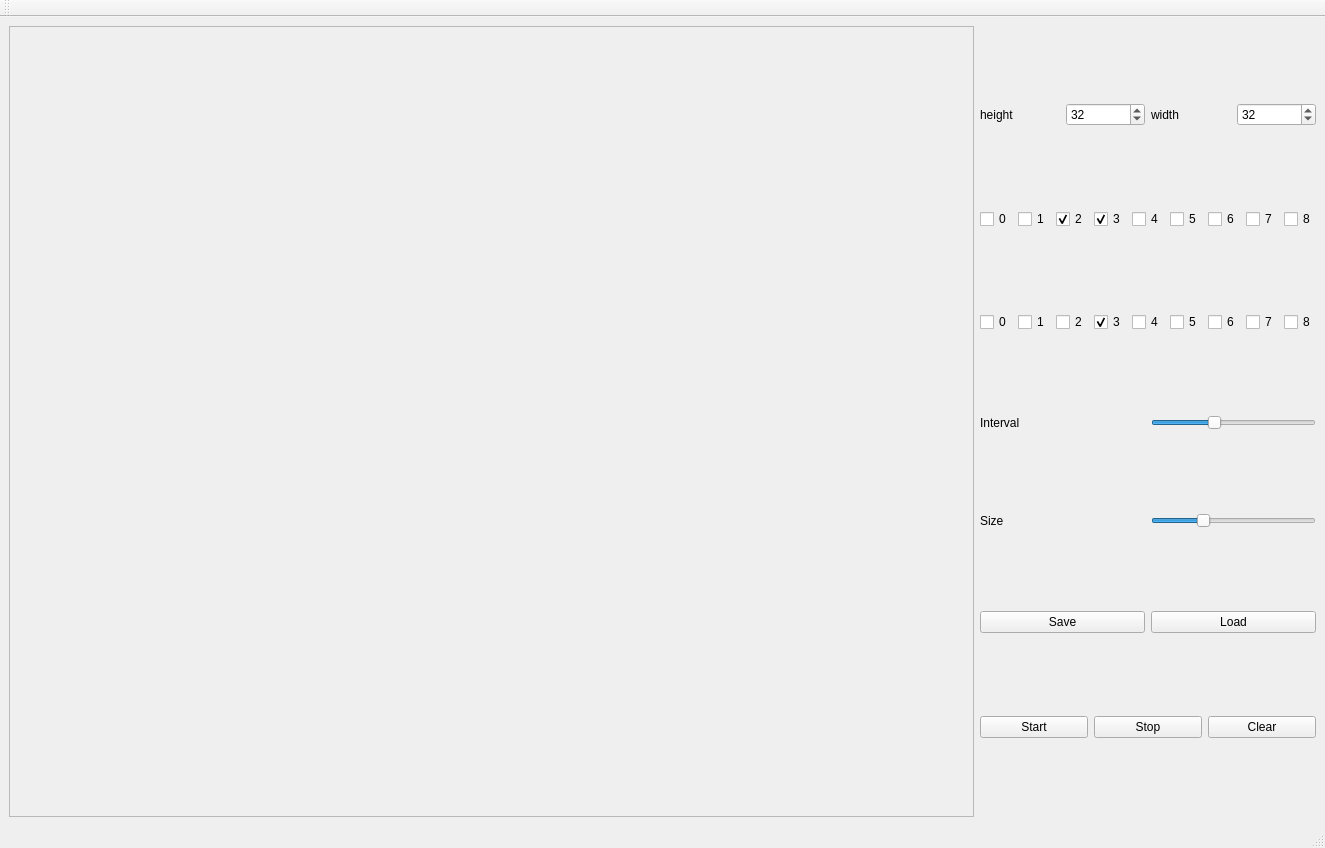
<?xml version="1.0" encoding="UTF-8"?>
<ui version="4.0">
 <class>MainWindow</class>
 <widget class="QMainWindow" name="MainWindow">
  <property name="geometry">
   <rect>
    <x>0</x>
    <y>0</y>
    <width>1325</width>
    <height>848</height>
   </rect>
  </property>
  <property name="sizePolicy">
   <sizepolicy hsizetype="Expanding" vsizetype="Expanding">
    <horstretch>0</horstretch>
    <verstretch>0</verstretch>
   </sizepolicy>
  </property>
  <property name="windowTitle">
   <string>MainWindow</string>
  </property>
  <widget class="QWidget" name="centralwidget">
   <property name="sizePolicy">
    <sizepolicy hsizetype="Maximum" vsizetype="Maximum">
     <horstretch>0</horstretch>
     <verstretch>0</verstretch>
    </sizepolicy>
   </property>
   <layout class="QVBoxLayout" name="verticalLayout_2">
    <item>
     <layout class="QHBoxLayout" name="main_layout" stretch="0,0">
      <item>
       <widget class="QScrollArea" name="scrollArea">
        <property name="verticalScrollBarPolicy">
         <enum>Qt::ScrollBarAlwaysOff</enum>
        </property>
        <property name="horizontalScrollBarPolicy">
         <enum>Qt::ScrollBarAlwaysOff</enum>
        </property>
        <property name="sizeAdjustPolicy">
         <enum>QAbstractScrollArea::AdjustToContents</enum>
        </property>
        <property name="widgetResizable">
         <bool>true</bool>
        </property>
        <property name="alignment">
         <set>Qt::AlignCenter</set>
        </property>
        <widget class="QWidget" name="scrollAreaWidgetContents">
         <property name="geometry">
          <rect>
           <x>0</x>
           <y>0</y>
           <width>939</width>
           <height>782</height>
          </rect>
         </property>
         <property name="minimumSize">
          <size>
           <width>925</width>
           <height>768</height>
          </size>
         </property>
        </widget>
       </widget>
      </item>
      <item>
       <layout class="QVBoxLayout" name="settings_layout">
        <item>
         <layout class="QHBoxLayout" name="field_size_layout">
          <item>
           <widget class="QLabel" name="label">
            <property name="text">
             <string>height</string>
            </property>
           </widget>
          </item>
          <item>
           <widget class="QSpinBox" name="height_spin">
            <property name="minimum">
             <number>8</number>
            </property>
            <property name="maximum">
             <number>99</number>
            </property>
            <property name="value">
             <number>32</number>
            </property>
           </widget>
          </item>
          <item>
           <widget class="QLabel" name="label_2">
            <property name="text">
             <string>width</string>
            </property>
           </widget>
          </item>
          <item>
           <widget class="QSpinBox" name="width_spin">
            <property name="minimum">
             <number>8</number>
            </property>
            <property name="maximum">
             <number>99</number>
            </property>
            <property name="value">
             <number>32</number>
            </property>
           </widget>
          </item>
         </layout>
        </item>
        <item>
         <layout class="QHBoxLayout" name="alive_cbs_layout">
          <item>
           <widget class="QCheckBox" name="alive_0_cb">
            <property name="text">
             <string>0</string>
            </property>
           </widget>
          </item>
          <item>
           <widget class="QCheckBox" name="alive_1_cb">
            <property name="text">
             <string>1</string>
            </property>
           </widget>
          </item>
          <item>
           <widget class="QCheckBox" name="alive_2_cb">
            <property name="text">
             <string>2</string>
            </property>
            <property name="checked">
             <bool>true</bool>
            </property>
           </widget>
          </item>
          <item>
           <widget class="QCheckBox" name="alive_3_cb">
            <property name="text">
             <string>3</string>
            </property>
            <property name="checked">
             <bool>true</bool>
            </property>
           </widget>
          </item>
          <item>
           <widget class="QCheckBox" name="alive_4_cb">
            <property name="text">
             <string>4</string>
            </property>
           </widget>
          </item>
          <item>
           <widget class="QCheckBox" name="alive_5_cb">
            <property name="text">
             <string>5</string>
            </property>
           </widget>
          </item>
          <item>
           <widget class="QCheckBox" name="alive_6_cb">
            <property name="text">
             <string>6</string>
            </property>
           </widget>
          </item>
          <item>
           <widget class="QCheckBox" name="alive_7_cb">
            <property name="text">
             <string>7</string>
            </property>
           </widget>
          </item>
          <item>
           <widget class="QCheckBox" name="alive_8_cb">
            <property name="text">
             <string>8</string>
            </property>
           </widget>
          </item>
         </layout>
        </item>
        <item>
         <layout class="QHBoxLayout" name="enliven_cbs_layout">
          <item>
           <widget class="QCheckBox" name="enliven_0_cb">
            <property name="text">
             <string>0</string>
            </property>
           </widget>
          </item>
          <item>
           <widget class="QCheckBox" name="enliven_1_cb">
            <property name="text">
             <string>1</string>
            </property>
           </widget>
          </item>
          <item>
           <widget class="QCheckBox" name="enliven_2_cb">
            <property name="text">
             <string>2</string>
            </property>
           </widget>
          </item>
          <item>
           <widget class="QCheckBox" name="enliven_3_cb">
            <property name="text">
             <string>3</string>
            </property>
            <property name="checked">
             <bool>true</bool>
            </property>
           </widget>
          </item>
          <item>
           <widget class="QCheckBox" name="enliven_4_cb">
            <property name="text">
             <string>4</string>
            </property>
           </widget>
          </item>
          <item>
           <widget class="QCheckBox" name="enliven_5_cb">
            <property name="text">
             <string>5</string>
            </property>
           </widget>
          </item>
          <item>
           <widget class="QCheckBox" name="enliven_6_cb">
            <property name="text">
             <string>6</string>
            </property>
           </widget>
          </item>
          <item>
           <widget class="QCheckBox" name="enliven_7_cb">
            <property name="text">
             <string>7</string>
            </property>
           </widget>
          </item>
          <item>
           <widget class="QCheckBox" name="enliven_8_cb">
            <property name="text">
             <string>8</string>
            </property>
           </widget>
          </item>
         </layout>
        </item>
        <item>
         <layout class="QHBoxLayout" name="horizontalLayout">
          <item>
           <widget class="QLabel" name="label_3">
            <property name="text">
             <string>Interval</string>
            </property>
           </widget>
          </item>
          <item>
           <widget class="QSlider" name="speed_slider">
            <property name="sizePolicy">
             <sizepolicy hsizetype="Minimum" vsizetype="Fixed">
              <horstretch>0</horstretch>
              <verstretch>0</verstretch>
             </sizepolicy>
            </property>
            <property name="minimum">
             <number>100</number>
            </property>
            <property name="maximum">
             <number>500</number>
            </property>
            <property name="value">
             <number>250</number>
            </property>
            <property name="orientation">
             <enum>Qt::Horizontal</enum>
            </property>
            <property name="invertedControls">
             <bool>false</bool>
            </property>
           </widget>
          </item>
         </layout>
        </item>
        <item>
         <layout class="QHBoxLayout" name="horizontalLayout_3">
          <item>
           <widget class="QLabel" name="label_4">
            <property name="text">
             <string>Size</string>
            </property>
           </widget>
          </item>
          <item>
           <widget class="QSlider" name="cell_size_slider">
            <property name="sizePolicy">
             <sizepolicy hsizetype="Minimum" vsizetype="Fixed">
              <horstretch>0</horstretch>
              <verstretch>0</verstretch>
             </sizepolicy>
            </property>
            <property name="minimum">
             <number>15</number>
            </property>
            <property name="maximum">
             <number>300</number>
            </property>
            <property name="value">
             <number>100</number>
            </property>
            <property name="orientation">
             <enum>Qt::Horizontal</enum>
            </property>
            <property name="invertedAppearance">
             <bool>false</bool>
            </property>
            <property name="invertedControls">
             <bool>false</bool>
            </property>
           </widget>
          </item>
         </layout>
        </item>
        <item>
         <layout class="QHBoxLayout" name="save_load_layout">
          <item>
           <widget class="QPushButton" name="saveB">
            <property name="text">
             <string>Save</string>
            </property>
           </widget>
          </item>
          <item>
           <widget class="QPushButton" name="loadB">
            <property name="text">
             <string>Load</string>
            </property>
           </widget>
          </item>
         </layout>
        </item>
        <item>
         <layout class="QHBoxLayout" name="run_control_layout">
          <item>
           <widget class="QPushButton" name="startB">
            <property name="text">
             <string>Start</string>
            </property>
           </widget>
          </item>
          <item>
           <widget class="QPushButton" name="stopB">
            <property name="text">
             <string>Stop</string>
            </property>
           </widget>
          </item>
          <item>
           <widget class="QPushButton" name="clearB">
            <property name="text">
             <string>Clear</string>
            </property>
           </widget>
          </item>
         </layout>
        </item>
       </layout>
      </item>
     </layout>
    </item>
   </layout>
  </widget>
  <widget class="QStatusBar" name="statusbar"/>
  <widget class="QToolBar" name="toolBar">
   <property name="windowTitle">
    <string>toolBar</string>
   </property>
   <attribute name="toolBarArea">
    <enum>TopToolBarArea</enum>
   </attribute>
   <attribute name="toolBarBreak">
    <bool>false</bool>
   </attribute>
  </widget>
 </widget>
 <resources/>
 <connections/>
</ui>
